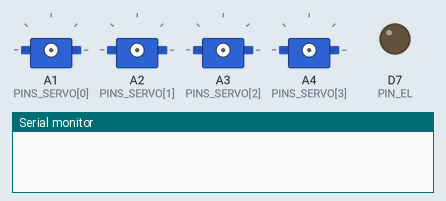
Simulated run of this sketch. Board: Arduino MKR. Parts: 4 × servo, output pins drawn as LEDs (lit = HIGH), the last lines printed to the serial monitor. WiFi joins after 1.5 s; servers stay silent unless stated; random numbers use the default seed unless the sketch sets one; no MQTT or app messages arrive unless stated.

Above: at 0.1 s.
At 2.1 s:
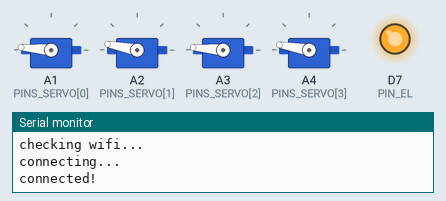
Timing chart, 0 to 40.0 s (numbered marks = the images above):
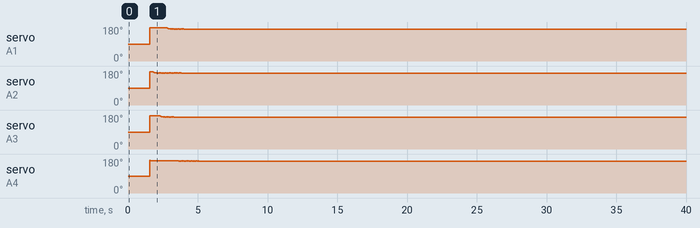

The sketch:

ADAPTO.ino
```cpp
// (licence header left out)
// Include libraries
#include <Servo.h>

// Constants
const int ARRAY_SIZE = 4;
const int PINS_SERVO[ARRAY_SIZE] = {A1, A2, A3, A4};
const int UPDATE_DELAY = 25;
const int servoRange[4][2] = {
	{5,170}, // Servo 0
	{5,170}, // Servo 1
	{5,170}, // Servo 2
	{5,170}  // Servo 3
};
const int PIN_EL = 7;

// Variables
Servo servos[ARRAY_SIZE];
float servoPositions[ARRAY_SIZE];
float newServoPositions[ARRAY_SIZE];
unsigned long lastUpdate[ARRAY_SIZE];
// int currentInput;

// Testing variable
const int SENSOR_PIN = A5;

void setup() {

	receiveSetup();
	morphSetup();

	for(int i=0; i<ARRAY_SIZE; i++){
		// Attach servo pins to the servo variables
	    servos[i].attach(PINS_SERVO[i]);

	    // initialize servo positions
	    servoPositions[i] = 0;
	    newServoPositions[i] = 0;
	    lastUpdate[i] = 0;
	}

	pinMode(PIN_EL, OUTPUT);

	Serial.begin(9600);
}

void loop() {

	// Serial.println("A");

	digitalWrite(PIN_EL, 255);

	// save the current time into a new variable
	unsigned long currentTime = millis();

	receiveLoop();
	morphLoop(getInput());

	// Testing
	// float sensorValue = analogRead(SENSOR_PIN); // Readout on variable
	// sensorValue = map(sensorValue, 0, 1023, 0, 1000);
	// morphLoop(sensorValue);
	// Testing end


	// position servos
	for(int i=0; i<ARRAY_SIZE; i++){

		// Delay the updates for the servo positions
		if (millis() - lastUpdate[i] > UPDATE_DELAY) {
			if (newServoPositions[i] > servoPositions[i]) {
				servoPositions[i] = servoPositions[i] + 1;
			} else if (newServoPositions[i] < servoPositions[i]) {
				servoPositions[i] = servoPositions[i] - 1;
			}
			lastUpdate[i] = currentTime;
		}

		int newVal = map(servoPositions[i], servoRange[i][0], servoRange[i][1], servoRange[i][1], servoRange[i][0]);

		// send new servo positions
	    servos[i].write(newVal);
	}
}
```

morph.ino
```cpp
// (licence header left out)
// Constants
const int ARRAY_SIZE_MORPH = 4;
const int DURATION = 250; // 0.25sec

// Variables
int duration;
int lastInput;
unsigned long lastActivation;

void morphSetup() {

	// Initialize all variables
	duration = 0;
	lastInput = 0;
	lastActivation = 0;
}

void morphLoop(double morphInput) {

	// save the current time into a new variable
	unsigned long currentTime = millis();

	// only morph when the duration is past
	if (currentTime - lastActivation > DURATION) {

		// select a servo at random
		int selectedServo = random(0, 4);

		// to prevent from running all the time, when no input is passed, only activate when the input alters
		// or the morph is still fading down
		// if(morphInput != lastInput ||
		// 	(morphInput <= 100 && servoPositions[selectedServo] != 0)) {

			// define factor to multiply the servo positioning
			float factor = 1;

			// prevent the value from going below zero
			if (morphInput < 0) {
				morphInput = 0;
			}

			// prevent the value from going above 1000
			if (morphInput > 1000) {
				morphInput = 1000;
			}

			// all cases of different input factors
			if (morphInput <= 100) {
				factor = 0.75;
			} else if (morphInput > 100 && morphInput < 199) {
				factor = 1;
			} else if (morphInput > 200 && morphInput < 299 ) {
				factor = 1.05;
			} else if (morphInput > 300 && morphInput < 399 ) {
				factor = 1.1;
			} else if (morphInput > 400 && morphInput < 499 ) {
				factor = 1.15;
			} else if (morphInput > 500 && morphInput < 599 ) {
				factor = 1.2;
			} else if (morphInput > 600 && morphInput < 699 ) {
				factor = 1.25;
			} else if (morphInput > 700 && morphInput < 799 ) {
				factor = 1.3;
			} else if (morphInput > 800 && morphInput < 899 ) {
				factor = 1.35;
			} else {
				factor = 1.4;
			}

			// apply the factor to change the servo positioning
			// the plus 2 only prevents the positioning going below 2, so that the callculation with
			// the factor still works
			newServoPositions[selectedServo] = 2 + newServoPositions[selectedServo] * factor;

			// check that the positioning for the selected servo doesn't go below the defined range
			if (newServoPositions[selectedServo] < servoRange[selectedServo][0]) {
				newServoPositions[selectedServo] = servoRange[selectedServo][0];
			}

			// check that the positioning for the selected servo doesn't go above the defined range
			if (newServoPositions[selectedServo] > servoRange[selectedServo][1]) {
				newServoPositions[selectedServo] = servoRange[selectedServo][1];
			}

			// update the last activation variable so the functions waits for the defined duration
			lastActivation = currentTime;

			// Serial.println(newServoPositions[selectedServo]);
		// }
	}

	// update the last input variable so the functions waits if the same input is passed
	lastInput = morphInput;
}
```

receive.ino
```cpp
// This example uses an Arduino/Genuino Zero together with
// a WiFi101 Shield or a MKR1000 to connect to shiftr.io.
//
// IMPORTANT: This example uses the new WiFi101 library.
//
// You can check on your device after a successful
// connection here: https://shiftr.io/try.
//
// by Gilberto Conti
// https://github.com/256dpi/arduino-mqtt

#include <SPI.h>
#include <WiFi101.h>
#include <MQTTClient.h>

char *ssid = "R2-D2";
char *pass = "yeah-Whatever";

WiFiClient net;
MQTTClient client;

const int INTERVAL = 200;

unsigned long lastMillis = 0;
int shiftrInput;

void receiveSetup() {
  // Serial.begin(9600);
  WiFi.begin(ssid, pass);
  client.begin("broker.shiftr.io", net);

  shiftrInput = 0;

  connect();
}

void connect() {
  Serial.print("checking wifi...");
  while (WiFi.status() != WL_CONNECTED) {
    Serial.print(".");
    delay(1000);
  }

  Serial.print("\nconnecting...");
  while (!client.connect("ADAPTIO", "771c4190", "c5c88ca4879b5f22")) { // String: clientId, String: tokenKey, String: tokenSecret
    Serial.print(".");
    delay(1000);
  }

  Serial.println("\nconnected!");


  client.subscribe("/ADAPTIO/set");
}

void receiveLoop() {
  client.loop();

  if(!client.connected()) {
    connect();
  }

  // I don't think I'll need this...
  // publish a message roughly every second.
  // if(millis() - lastMillis > INTERVAL) {
  //   lastMillis = millis();
  //   // client.publish("/hello", "world");

  // }
}

void messageReceived(String topic, String payload, char * bytes, unsigned int length) {
  // Serial.print("incoming: ");
  // Serial.print(topic);
  // Serial.print(" - ");
  // Serial.print(payload);
  // Serial.println();

  shiftrInput = payload.toInt();

}

int getInput() {
  return shiftrInput;
}
```
